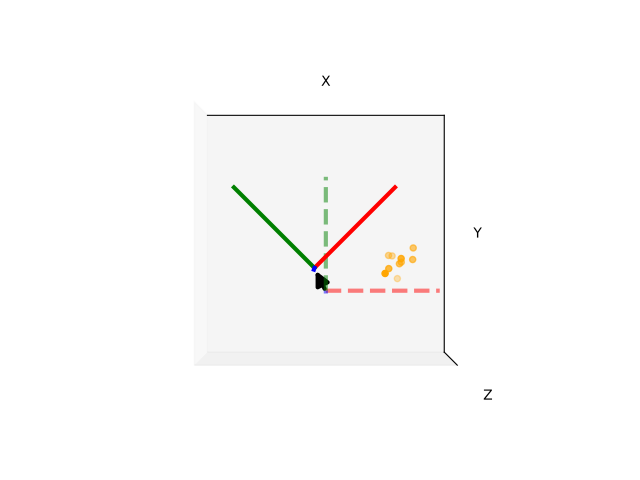

Here is the Python script that generated this plot:
import numpy as np
import matplotlib.pyplot as plt
from mpl_toolkits.mplot3d import proj3d
from pytransform.transformations import transform, plot_transform
from pytransform.plot_utils import Arrow3D


plt.figure()
ax = plt.subplot(111, projection="3d", aspect="equal")
plt.setp(ax, xlim=(-1.05, 1.05), ylim=(-0.55, 1.55), zlim=(-1.05, 1.05),
            xlabel="X", ylabel="Y", zlabel="Z")
ax.view_init(elev=90, azim=-90)
ax.set_xticks(())
ax.set_yticks(())
ax.set_zticks(())

random_state = np.random.RandomState(42)
PA = np.ones((10, 4))
PA[:, :3] = 0.1 * random_state.randn(10, 3)
PA[:, 0] += 0.3
PA[:, :3] += 0.3

x_translation = -0.1
y_translation = 0.2
z_rotation = np.pi / 4.0
A2B = np.array([
    [np.cos(z_rotation), -np.sin(z_rotation), 0.0, x_translation],
    [np.sin(z_rotation), np.cos(z_rotation), 0.0, y_translation],
    [0.0, 0.0, 1.0, 0.0],
    [0.0, 0.0, 0.0, 1.0]
])

plot_transform(ax=ax, A2B=np.eye(4), ls="--", alpha=0.5)
ax.scatter(PA[:, 0], PA[:, 1], PA[:, 2], c="orange")
plot_transform(ax=ax, A2B=A2B)

axis_arrow = Arrow3D(
    [0.0, -0.1],
    [0.0, 0.2],
    [0.2, 0.2],
    mutation_scale=20, lw=3, arrowstyle="-|>", color="k")
ax.add_artist(axis_arrow)

plt.tight_layout()
plt.show()
